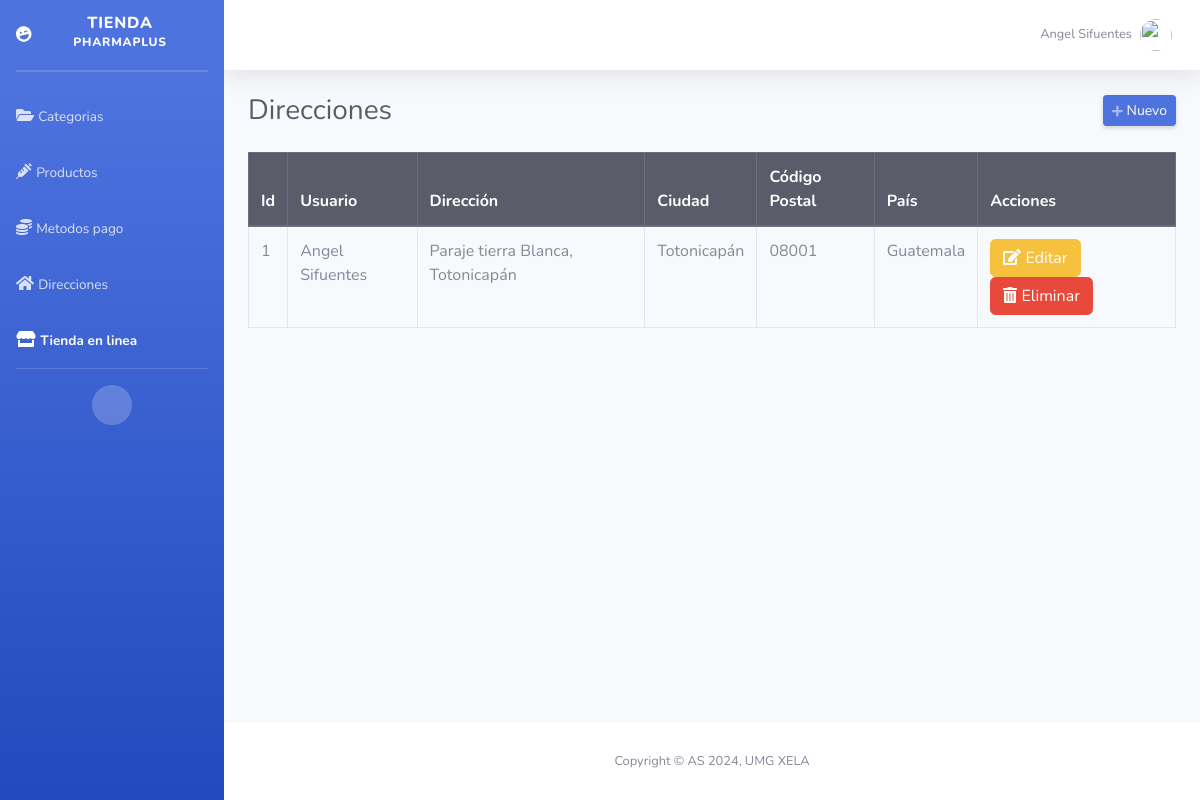
/admin/direcciones.php (signed in), run on the app's committed database.
### tables this page shows
CREATE TABLE `direcciones` (
  `id` int(11) NOT NULL,
  `id_usuario` int(11) NOT NULL,
  `direccion` varchar(255) NOT NULL,
  `ciudad` varchar(50) NOT NULL,
  `codigo_postal` varchar(10) NOT NULL,
  `pais` varchar(50) NOT NULL
);

CREATE TABLE `usuarios` (
  `id` int(11) NOT NULL,
  `usuario` varchar(20) NOT NULL,
  `nombre` varchar(100) NOT NULL,
  `clave` varchar(100) NOT NULL,
  `perfil` varchar(20) NOT NULL
);

### admin/direcciones.php (the view, shortened to what this page needs)
<?php
require_once "../config/conexion.php";
include("includes/header.php");
?>
<div class="d-sm-flex align-items-center justify-content-between mb-4">
    <h1 class="h3 mb-0 text-gray-800">Direcciones</h1>
    <a href="#" class="d-none d-sm-inline-block btn btn-sm btn-primary shadow-sm" id="abrirDireccion"><i class="fas fa-plus fa-sm text-white-50"></i> Nuevo</a>
</div>
<div class="row">
    <div class="col-md-12">
        <div class="table-responsive">
            <table class="table table-hover table-bordered" style="width: 100%;">
                <thead class="thead-dark">
                    <tr>
                        <th>Id</th>
                        <th>Usuario</th>
                        <th>Dirección</th>
                        <th>Ciudad</th>
                        <th>Código Postal</th>
                        <th>País</th>
                        <th>Acciones</th>
                    </tr>
                </thead>
                <tbody>
                    <?php
                    $query = mysqli_query($conexion, "SELECT d.id, d.direccion, d.ciudad, d.codigo_postal, d.pais, u.nombre as usuario
                                                      FROM direcciones d
                                                      JOIN usuarios u ON d.id_usuario = u.id
                                                      ORDER BY d.id DESC");
                    while ($data = mysqli_fetch_assoc($query)) { ?>
                        <tr>
                            <td><?php echo $data['id']; ?></td>
                            <td><?php echo $data['usuario']; ?></td>
                            <td><?php echo $data['direccion']; ?></td>
                            <td><?php echo $data['ciudad']; ?></td>
                            <td><?php echo $data['codigo_postal']; ?></td>
                            <td><?php echo $data['pais']; ?></td>
                            <td>
                                <a href="editar_direccion.php?id=<?php echo $data['id']; ?>" class="btn btn-warning">
                                    <i class="fas fa-edit"></i> Editar
                                </a>
                                <form method="post" action="eliminar.php?accion=direccion&id=<?php echo $data['id']; ?>" class="d-inline eliminar">
                                    <button class="btn btn-danger" type="submit">
                                        <i class="fas fa-trash-alt"></i> Eliminar
                                    </button>
                                </form>
                            </td>
                        </tr>
                    <?php } ?>
                </tbody>
            </table>
        </div>
    </div>
</div>
<?php include("includes/footer.php"); ?>

### data on the page
direcciones: id "1", id_usuario.nombre "Angel Sifuentes", direccion "Paraje tierra Blanca, Totonicapán", ciudad "Totonicapán", codigo_postal "08001", pais "Guatemala"

### other printed values
$_SESSION['nombre'] "Angel Sifuentes"
